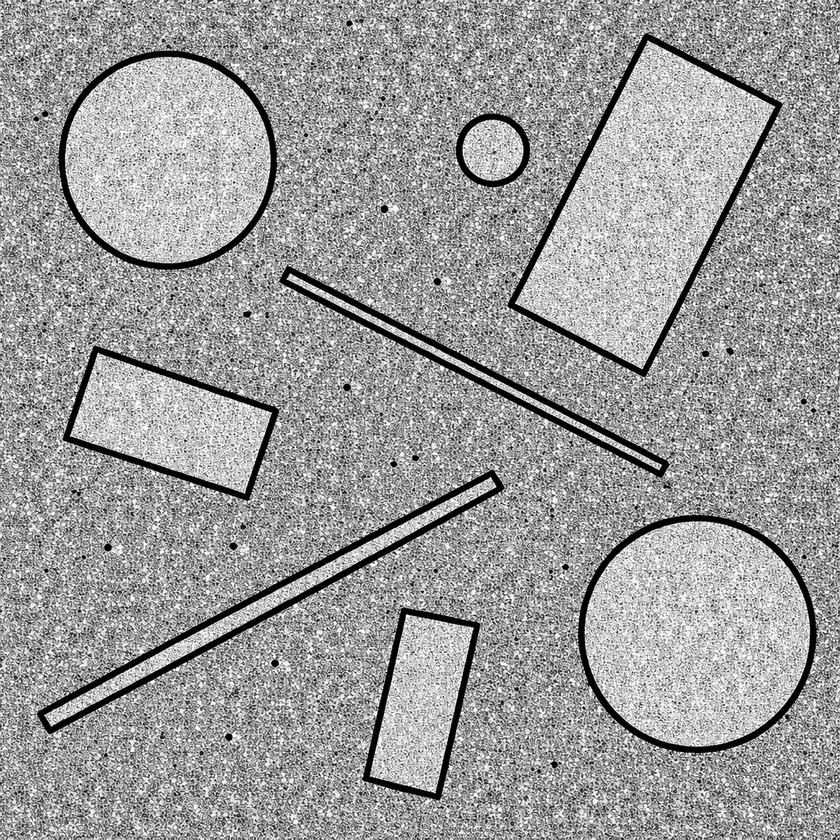
#> input picture Q6/Image_6.jpg, 840 x 840 px, shrunk from 1024 x 1024 before the run, found by its file name
$ python index_Q6.py   (older library calls are emulated)
#> lines starting #> are read from the running program, lines starting #| are printed output that depends on the picture; after the words box and inside, x2 and y2 are one past the last pixel; in counts of white or black regions, pixels touching at a corner belong together
import cv2
import numpy as np
import matplotlib.pyplot as plt
import pywt
from skimage.util import random_noise

# Load Image 3
image_path = "Q6/Image_6.jpg"
image = cv2.imread(image_path)
#> image is the input picture: shape (840, 840, 3); mean B, G, R 155.9, 155.9, 155.9

if image is None:
    raise FileNotFoundError("Image not found.")

image_rgb = cv2.cvtColor(image, cv2.COLOR_BGR2RGB)
gray = cv2.cvtColor(image, cv2.COLOR_BGR2GRAY)

# Add Salt & Pepper Noise
sp_noise = random_noise(gray, mode='s&p', amount=0.1)
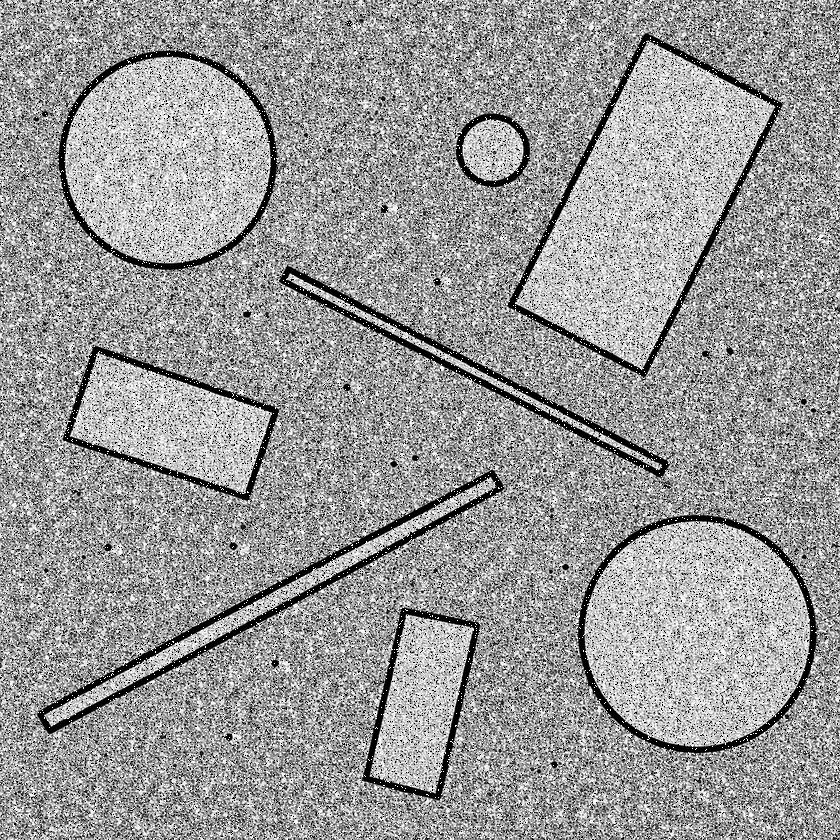
#> sp_noise: shape (840, 840) float64; min 0, max 1, mean 0.6
sp_noise = (sp_noise * 255).astype(np.uint8)

# Laplacian Filter
laplacian = cv2.Laplacian(gray, cv2.CV_64F)
laplacian = cv2.convertScaleAbs(laplacian)
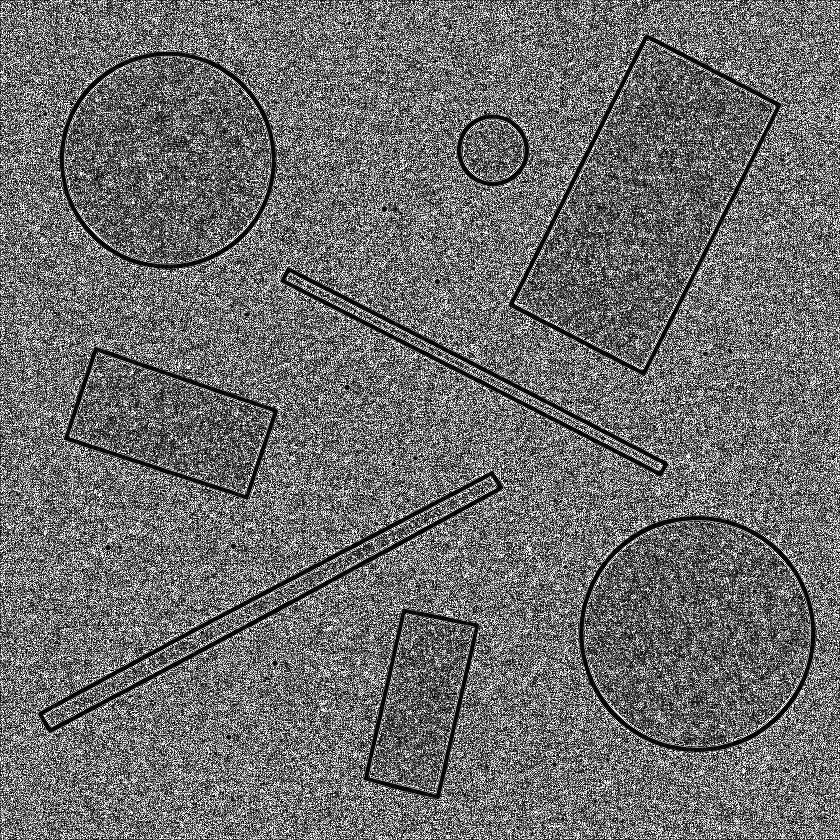
#> laplacian: shape (840, 840); min 0, max 255, mean 109.6

# Combine I + SP + L(I)
combined = cv2.add(gray, sp_noise)
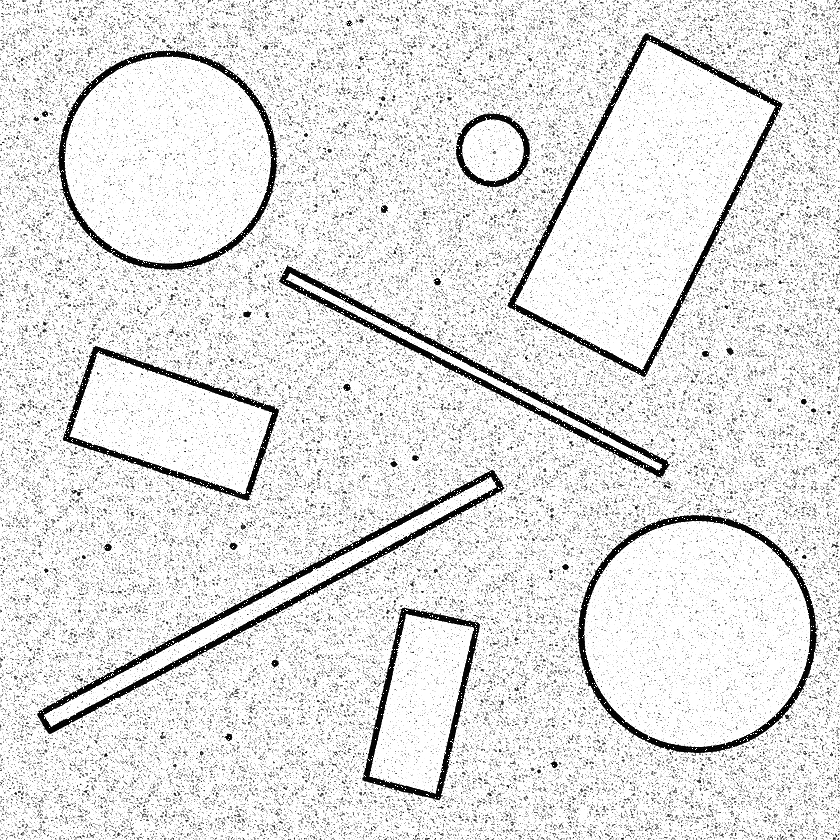
#> combined: shape (840, 840); min 0, max 255, mean 225.9
combined = cv2.add(combined, laplacian)
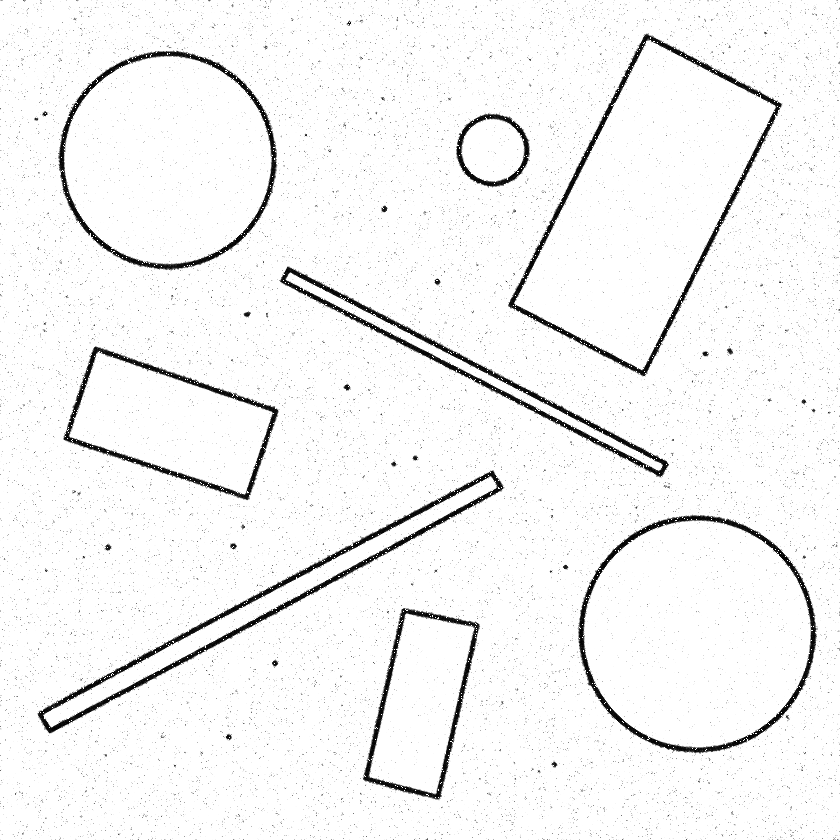
#> combined: shape (840, 840); min 0, max 255, mean 244.5

# Wavelet Decomposition
# Use Haar
coeffs2 = pywt.dwt2(combined, 'haar')
cA, (cH, cV, cD) = coeffs2
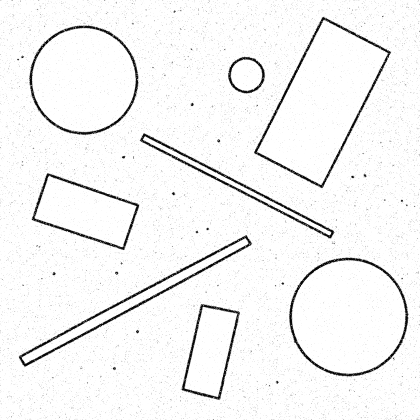
#> cA: shape (420, 420) float64; min 4, max 510, mean 489; drawn with min black and max white
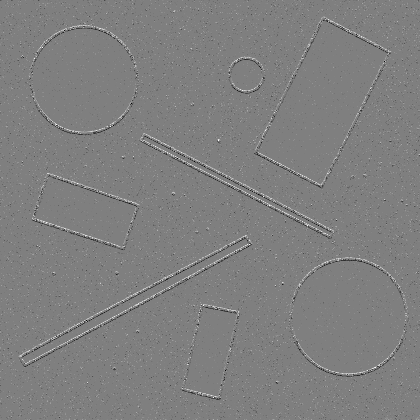
#> cH: shape (420, 420) float64; min -251.5, max 251, mean 0; drawn with min black and max white
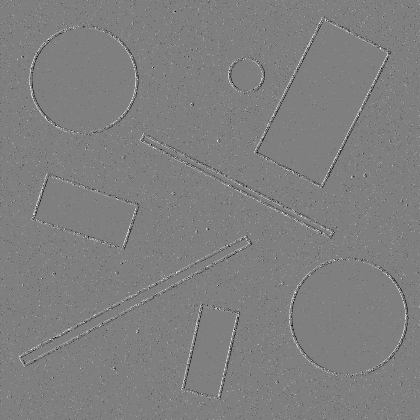
#> cV: shape (420, 420) float64; min -251, max 251, mean -0.1; drawn with min black and max white

# Remove high-frequency components
cH.fill(0)
#> cH: shape (420, 420) float64; 19.82% of pixels changed, all inside (x1, y1, x2, y2) = (0, 0, 420, 420)
cV.fill(0)
cD.fill(0)

# Reconstruct image
reconstructed = pywt.idwt2((cA, (cH, cV, cD)), 'haar')
reconstructed = np.clip(reconstructed, 0, 255).astype(np.uint8)

# Display Results
plt.figure(figsize=(12,4))

plt.subplot(1,4,1)
plt.imshow(gray, cmap='gray')
plt.title("Original")
plt.axis('off')

plt.subplot(1,4,2)
plt.imshow(sp_noise, cmap='gray')
plt.title("Salt & Pepper")
plt.axis('off')

plt.subplot(1,4,3)
plt.imshow(combined, cmap='gray')
plt.title("I + SP + Laplacian")
plt.axis('off')

plt.subplot(1,4,4)
plt.imshow(reconstructed, cmap='gray')
plt.title("Wavelet Smooth")
plt.axis('off')

plt.tight_layout()
plt.savefig("Q6/wavelet_output.png")
plt.show()
